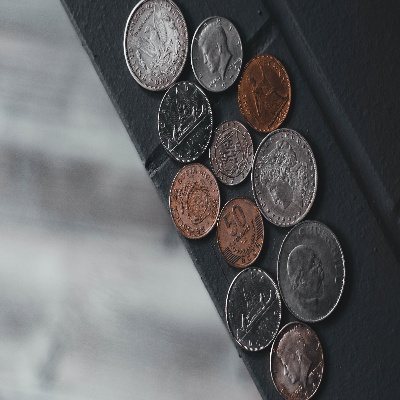
#> input picture coin/dataset/coin.jpg, 400 x 400 px, found by its file name
$ python coin.py
#> lines starting #> are read from the running program, lines starting #| are printed output that depends on the picture
import cv2
import numpy as np

image=cv2.imread('D:\course\python\Project in ML\coin\dataset\coin.jpg')
#> image is the input picture: shape (400, 400, 3); mean B, G, R 100.4, 98.8, 98.2


gray=cv2.cvtColor(image,cv2.COLOR_BGR2GRAY)
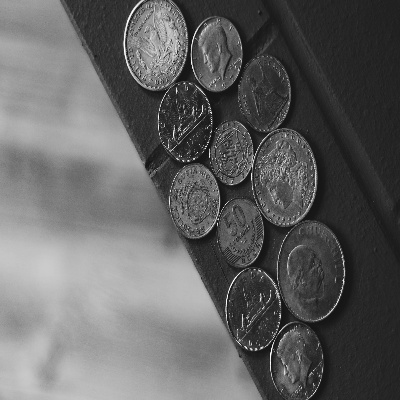
#> gray: shape (400, 400); min 16, max 255, mean 98.8

#> (the run stopped early here; a loop or call above may not have finished)
